Frame 1 (no input): blank canvas, image omitted
Frame 60 (the mouse pressed at the canvas centre just before this capture): blank canvas, image omitted
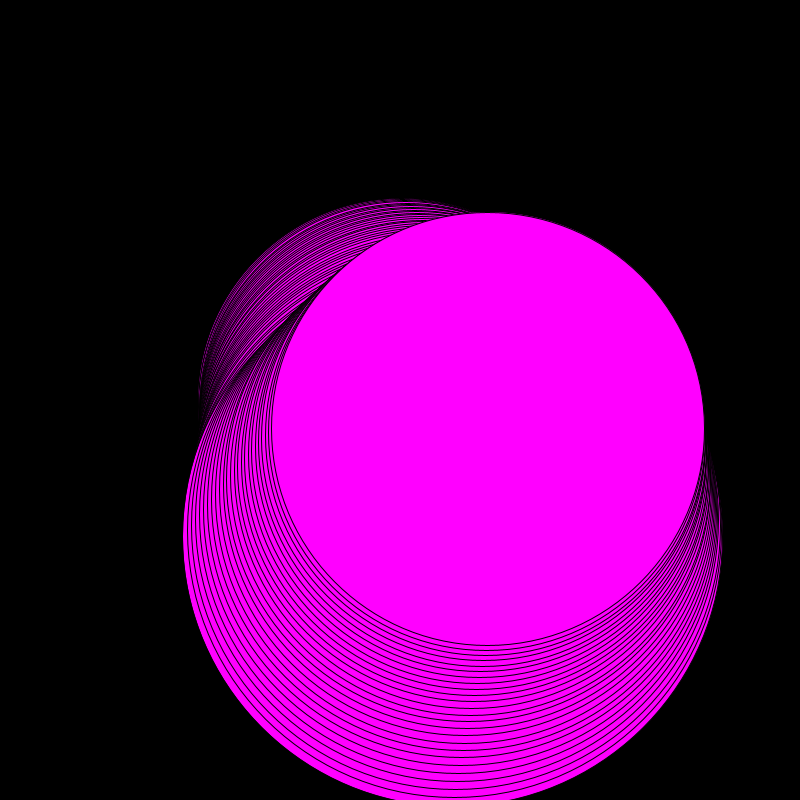
Frame 120 (the mouse held since frame 60 and released just before this capture)

The Processing sketch whose frames 1 and 60 were blank and that drew this single picture after the mouse press (run headless with seeded random() and noise(); from frame 60 on, the mouse is pressed at the canvas centre):

// Processing sketch: particles_array_list_and_classes
// ── particles_array_list_and_classes.pde
ArrayList<Particle> particles;

void setup (){
    background(0);
  size(800,800);
  particles = new ArrayList<Particle>();
 
}

void draw (){

  
  for (int i=0; i<particles.size(); i++){
    //p is particle instances 
    Particle p = particles.get(i);
    p.fall();
    p.gravity(); 
    p.display(25);
    
    //bounce off the bottom
    if (p.position.y >= (height-p.size/2)){
      p.bounce();
    }
    
    //bounce off the sides
    if (p.position.x>=width-p.size/2 || p.position.x<=p.size/2){
      p.sideBounce();
  }
  
//remove particle when it reaches the top
  if (p.position.y < 0){
    particles.remove(i);
  }
  
  }
  
  println(particles.size());
}

void mousePressed (){
  //everytime u mousePress it create an instance of the class particle 
  //and push it into the array list. 
  particles.add(new Particle());
}

// ── Particle.pde
class Particle{
  //data 
  PVector position; 
  PVector velocity; 
  PVector gravity;
  
  color c; 
  
  float size;
  
  //constructor
  // not setting parameters cuz position is always varied??
  Particle(){
    position = new PVector(mouseX, mouseY);
    // x speed, y speed
    velocity = new PVector(random(-5,5), random (1,5));
    gravity = new PVector (0,.1);
    
  }
  
  void fall(){
    position.add(velocity);
  }
  
  void gravity(){
    velocity.add(gravity);
  }
  
  void bounce(){
    velocity.y = -velocity.y; 
  }
  
  void sideBounce(){
    velocity.x = -velocity.x;
  }
  
  void display(float _size){
    //noStroke();
   
    c = color (map(position.x, 100, 255, 100, 255),
    0, map(position.y, 100, 255, 100, 255));
    fill (c);
    
    //same size balls 
    //size = _size; 
    
    //lol mapping it to position 
     size = map (position.y, 0, height, 10, height);
    
    //map to the velocity
    //size = map (velocity.y, 0, 100, 10, 50);
    
    ellipse (position.x, position.y, size, size);

  }
  

  
  
  
}
